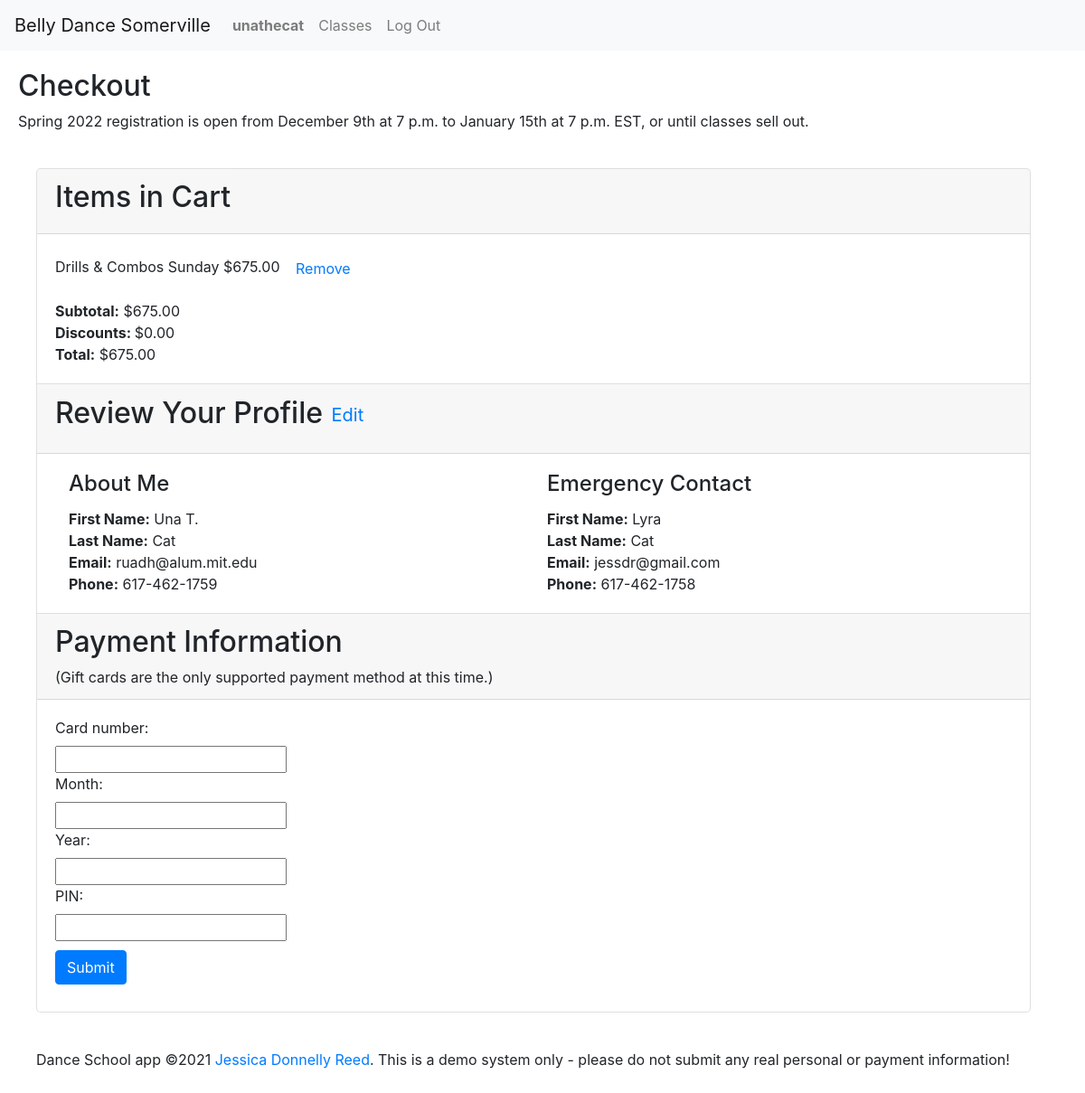
Screenshot of /order/27 (signed in) with the database file from the repository.
### enrollment/models.py (models this page shows, shortened)
class User(AbstractUser):
    timezone = models.CharField(max_length=32, choices=TIMEZONES,
                                default=settings.DEFAULT_TIMEZONE)
    first_name = models.CharField(max_length=128, null=False, blank=False)
    last_name = models.CharField(max_length=128, null=False, blank=False)
    email = models.EmailField(max_length=254, null=False, blank=False)
    phone = models.CharField(max_length=32, null=True, blank=True)
    emergency_first = models.CharField(max_length=128, null=True, blank=True)
    emergency_last = models.CharField(max_length=128, null=True, blank=True)
    emergency_email = models.EmailField(max_length=254, null=True, blank=True)
    emergency_phone = models.CharField(max_length=32, null=True, blank=True)
    accept_terms = models.DateTimeField(null=True, blank=True)
    contact_sheet_notes = models.CharField(
        max_length=2048, null=True, blank=True)

class Semester(models.Model):
    name = models.CharField(max_length=128, null=False, blank=False)
    start_date = models.DateField(null=False, blank=False)
    end_date = models.DateField(null=False, blank=False)
    registration_open = models.DateTimeField(null=False, blank=False)
    registration_close = models.DateTimeField(null=False, blank=False)
    recital = models.DateTimeField(null=True, blank=True)
    hide = models.BooleanField(default=True, null=True, blank=True)
    @property
    def registration_status(self):
        now = timezone.now()
        if self.registration_close < now:
            return 'closed'
        elif self.registration_open > now:
            return 'future'
        else:
            return 'open'
    def __str__(self):
        return self.name

class LineItem(models.Model):
    order = models.ForeignKey(Order, on_delete=PROTECT,
                              null=False, blank=False, related_name='line_items')
    offering = models.ForeignKey(
        Offering, on_delete=PROTECT, null=False, blank=False, related_name='line_items')
    planned_absences = models.CharField(max_length=1024, null=True, blank=True)
    price = models.DecimalField(
        max_digits=6, decimal_places=2, null=False, blank=False)

class Offering(models.Model):
    course = models.ForeignKey(
        Course, on_delete=PROTECT, null=False, blank=False, related_name='offerings')
    semester = models.ForeignKey(
        Semester, on_delete=PROTECT, null=False, blank=False, related_name='offerings')
    location = models.ForeignKey(
        Location, on_delete=PROTECT, null=False, blank=False, related_name='offerings')
    hourly_rate = models.DecimalField(
        max_digits=5, decimal_places=2, default=settings.HOURLY_RATE, null=False, blank=False)
    price_override = models.DecimalField(
        max_digits=7, decimal_places=2, null=True, blank=True)
    weekday = models.IntegerField(
        choices=settings.WEEKDAYS, null=False, blank=False)
    start_time = models.TimeField(null=False, blank=False)
    end_time = models.TimeField(null=False, blank=False)
    timezone = models.CharField(max_length=32, choices=TIMEZONES,
                                default=settings.DEFAULT_TIMEZONE)
    start_date = models.DateField(null=False, blank=False)
    end_date = models.DateField(null=False, blank=False)
    backup_class = models.DateTimeField(null=False, blank=False)
    capacity = models.IntegerField(null=False, blank=False)
    schedule_notes = models.CharField(max_length=2048, null=True, blank=True)
    notes = models.CharField(max_length=2048, null=True, blank=True)
    @property
    def weekday_name(self):
        return settings.WEEKDAYS[self.weekday][1]
    @property
    def spots_left(self):
        try:
            sold = self.line_items.exclude(
                order__completed=None).aggregate(Count('id'))['id__count']
        except Exception:
            sold = 0
        return self.capacity - sold

class Course(models.Model):
    title = models.CharField(max_length=64, null=False, blank=False)
    subtitle = models.CharField(max_length=256, null=False, blank=False)
    description = models.TextField(
        max_length=4096, null=False, blank=False, help_text=settings.MARKDOWN_HELP_TEXT)
    requirements = models.CharField(max_length=256, null=False, blank=False)
    qualifications = models.CharField(max_length=1024, null=False, blank=False)

class Order(models.Model):
    student = models.ForeignKey(
        User, on_delete=PROTECT, null=False, blank=False, related_name='orders')
    discount = models.DecimalField(
        max_digits=8, decimal_places=2, null=True, blank=True)
    completed = models.DateTimeField(null=True, blank=True)
    @property
    def subtotal(self):
        try:
            amount = self.line_items.aggregate(Sum('price'))['price__sum']
        except Exception:
            return 0
        return 0 if amount is None else amount
    @property
    def total(self):
        return self.subtotal - self.discount if self.discount is not None else self.subtotal

### enrollment/views.py (the view, shortened to what this page needs)
# urls.py: path('order/<int:id>', views.checkout, name='order'),
@login_required
def checkout(request, id):
    set_timezone(request)
    payment_form = None
    profile = None
    try:
        cart = Order.objects.get(pk=id)
        if cart:
            cart.items = cart.line_items.all()
    except Order.DoesNotExist:
        cart = None
        message = f'Order {id} not found.'
    else:
        if request.method == 'GET':
            if cart.completed is None:
                message = validate_checkout(request, id)
                if cart.student != request.user:
                    cart = None
                else:
                    payment_form = GiftCardForm(initial={'total': cart.total})
                    profile = authorized_get_profile(request, cart.student.id)
        else:
            message = 'POST or GET request required.'
    finally:
        return render(request, 'enrollment/cart.html', {
            'cart': cart,
            'message': message,
            'semester': latest_semester(),
            'payment_form': payment_form,
            'profile': profile
        })

### enrollment/templates/enrollment/cart.html (shortened to what this page needs)
{% extends "enrollment/layout.html" %}
{% load static %}
{% load tz %}
{% block body %}
{% if cart %}
    <header>
        {% if cart.completed %}
            <h2>Order Details</h2>
        {% else %}
            <h2>Checkout</h2>
            {% if semester.registration_status == 'closed' %}
                <p>{{semester}} registration closed on {{semester.registration_close}} </p>
            {% else %}
                <p>{{semester}} registration is open from {{semester.registration_open|date:DATE_TIME_FORMAT_NO_YEAR }} to {{semester.registration_close|date:DATE_TIME_TIMEZONE_FORMAT}}, or until classes sell out. </p>
            {% endif %}
        {% endif %}
    </header>
    <div class="row">
        <div id="cart-container" class="col-md">
            <div class="accordion" id="cart-accordion">
                <div class="card">
                    <div class="card-header">
                        {% if cart.completed %}
                            <h2 class="section-header">Order {{cart.id}}</h2>
                            <div>
                                <span class="label">Completed:</span> <span class="value">{{cart.completed|date:DATE_TIME_FORMAT}}</span>
                            </div>
                        {% else %}
                            <h2 class="section-header">Items in Cart</h2>
                        {% endif %}
                    </div>
                    <div class="card-body">
                        <ul id="cart-items">
                            {% for item in cart.items %}
                                <li data-offering={{item.offering.id}}>{{item.offering.course.title}} {{item.offering.weekday_name}} ${{item.price|floatformat:2 }}
                                    {% if not cart.completed %}
                                        <button class="remove-button btn btn-link" data-item={{item.id}}>Remove</button>
                                    {% endif %}
                                </li>
                            {% endfor %}
                        </ul>
                        {% if cart.items %}
                            <div>
                                <span class="label">Subtotal:</span>  <span>${{cart.subtotal|default_if_none:"0.00"|floatformat:2 }}</span>
                            </div>
                            <div>
                                <span class="label">Discounts: </span> <span>${{cart.discount|default_if_none:"0.00"|floatformat:2 }}</span>
                            </div>
                            <div>
                                <span class="label">Total:</span>  <span>${{cart.total|default_if_none:"0.00"|floatformat:2 }}</span>
                            </div>
                        {% else %}
                        <div>This cart is empty.  <a href="{% url 'index' %}">Return to class listings.</a></div>
                        {% endif %}
                    </div>
                </div>
                {% if cart.total > 0 and not cart.completed %}
                <div class="card">
                    <div class="card-header">
                        <h2 class="section-header">Review Your Profile <button id="edit-profile-button" data-profile={{profile.id}} class="btn btn-link">Edit</button></h2>
                    </div>
                    <div class="row">
                        <div class="col-md">
                            <div class="editable card borderless-card">
                                <h4 class="card-title">About Me</h4>
                                <div>
                                    <span class="label">First Name:</span> <span class="value" id="first-name">{{profile.first_name}}</span>
                                </div>
                                <div>
                                    <span class="label">Last Name:</span> <span class="value" id="last-name">{{profile.last_name}}</span>
                                </div>
                                <div>
                                    <span class="label">Email:</span> <span class="value" id="email">{{profile.email}}</span>
                                </div>
                                <div>
                                    <span class="label">Phone:</span> <span class="value" id="phone">{{profile.phone}}</span>
                                </div>
                            </div>
                        </div>
                        <div class="col-md">
                            <div class="editable card borderless-card">
                                <h4 class="card-title">Emergency Contact</h4>
                                <div>
                                    <span class="label">First Name:</span> <span class="value" id="emergency-first">{{profile.emergency_first}}</span>
                                </div>
                                <div>
                                    <span class="label">Last Name:</span> <span class="value" id="emergency-last">{{profile.emergency_last}}</span>
                                </div>
                                <div>
                                    <span class="label">Email:</span> <span class="value" id="emergency-email">{{profile.emergency_email}}</span>
                                </div>
                                <div>
                                    <span class="label">Phone:</span> <span class="value" id="emergency-phone">{{profile.emergency_phone}}</span>
                                </div>
                            </div>
                        </div>
                    </div>
                </div>
                <div class="card">
                    <div class="card-header">
                        <h2 class="section-header">Payment Information</h2>
                        (Gift cards are the only supported payment method at this time.)
                    </div>
                    <div class="card-body">
                        <form action="{% url 'order' cart.id %}" method="POST" class="">
                            {{ payment_form }}
                            <input id="submit-cart-button" type="submit" class="btn btn-primary link-as-button">
                        </form>
                    </div>
                </div>
                {% endif %}
            </div>
        </div>
{% endif %}
{% endblock %}

### enrollment/templates/enrollment/layout.html (shortened to what this page needs)
{% load static %}
{% load tz %}
<!DOCTYPE html>
<html lang="en">
<head>
    <link rel="stylesheet" href="https://stackpath.bootstrapcdn.com/bootstrap/4.4.1/css/bootstrap.min.css"
>
    <link href="{% static 'enrollment/styles.css' %}" rel="stylesheet">
</head>
<body>
    <nav class="navbar navbar-expand-sm navbar-light bg-light">
        <a class="navbar-brand" href="#">{{SCHOOL_NAME}}</a>
        <div class="collapse navbar-collapse" id="main-nav">
            <ul class="navbar-nav mr-auto">
                {% if user.is_authenticated %}
                    <li class="nav-item">
                        <a class="nav-link" href="{% url 'view_profile' user.id %}"><strong>{{user.username}}</strong></a>
                    </li>
                {% endif %}
                    <li class="nav-item">
                        <a class="nav-link" href="{% url 'index' %}">Classes</a>
                    </li>
                {% if user.is_authenticated %}
                    <li class="nav-item">
                        <a class="nav-link" href="{% url 'logout' %}">Log Out</a>
                    </li>
                {% endif %}
            </ul>
        </div>
    </nav>
    {% block body %}
    {% endblock %}
    <footer>
        Dance School app &copy;2021 <a href="https://github.com/ruadh">Jessica Donnelly Reed</a>.  This is a demo system only - please do not submit any real personal or payment information!
    </footer>
</body>
</html>

### rows the page displays
User: username "unathecat", first_name "Una T.", last_name "Cat", email "ruadh@alum.mit.edu", phone "617-462-1759", emergency_first "Lyra", emergency_last "Cat", emergency_email "jessdr@gmail.com", emergency_phone "617-462-1758"
Semester: name "Spring 2022", registration_open "December 9th at 7 p.m.", registration_close "January 15th at 7 p.m. EST"
LineItem: offering.course "Drills & Combos", offering.weekday_name "Sunday", price "675.00"
Order: subtotal "675.00", discount "0.00", total "675.00"

### other values shown
{{ SCHOOL_NAME }} "Belly Dance Somerville"
